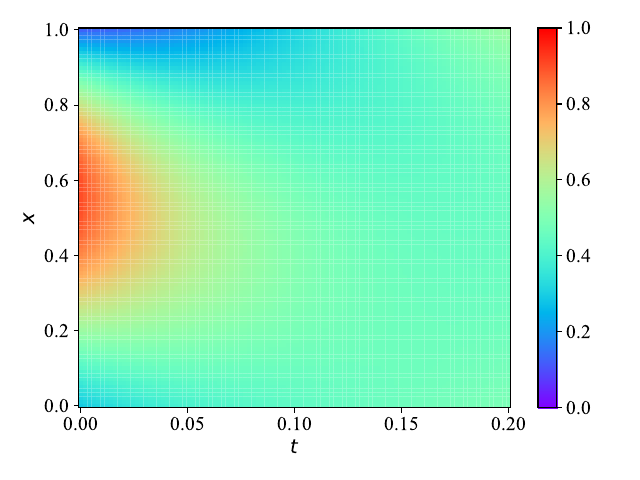

This figure's Python source:
import random
import numpy as np
import matplotlib.pyplot as plt
import torch
import torch.nn as nn


seed = 42069
random.seed(seed)
np.random.seed(seed)
torch.manual_seed(seed)


# Boundary2: Dirichlet
# Boundary1: Neumann


model_u = nn.Sequential(
    nn.Linear(2, 50),
    nn.Tanh(),
    nn.Linear(50, 50),
    nn.Tanh(),
    nn.Linear(50, 50),
    nn.Tanh(),
    nn.Linear(50, 50),
    nn.Tanh(),
    nn.Linear(50, 1),
)


model_c = nn.Sequential(
    nn.Linear(1, 30),
    nn.Tanh(),
    nn.Linear(30, 30),
    nn.Tanh(),
    nn.Linear(30, 30),
    nn.Tanh(),
    nn.Linear(30, 1),
)


def initial_condition(x):
    return torch.sin(np.pi * x)


T0 = 0.0
T1 = 0.2
X0 = 0.0
X1 = 1.0

n_data = 100

t_i = torch.ones((n_data // 2, 1)) * T0
x_i = torch.rand((n_data // 2, 1)) * (X1 - X0) + X0
u_i = initial_condition(x_i)
tx_i = torch.cat((t_i, x_i), dim=1)


t_b = torch.rand((n_data // 2, 1)) * (T1 - T0) + T0
x_b = torch.ones((n_data // 2, 1)) * X0
tx_b = torch.cat((t_b, x_b), dim=1)


n_pinn = 10000
t_pinn = torch.rand((n_pinn, 1)) * (T1 - T0) + T0
x_pinn = torch.rand((n_pinn, 1)) * (X1 - X0) + X0
tx_pinn = torch.cat((t_pinn, x_pinn), dim=1)


n_cost = 1000
t_j = torch.ones((n_cost, 1)) * T1
x_j = torch.rand((n_cost, 1)) * (X1 - X0) + X0
u_j = 0.5 * torch.ones((n_cost, 1))
tx_j = torch.cat((t_j, x_j), dim=1)


criterion = nn.MSELoss()
optimizer = torch.optim.LBFGS(
    (*model_u.parameters(), *model_c.parameters()),
    lr=1,
    max_iter=10000,
    line_search_fn="strong_wolfe",
)
# optimizer = torch.optim.LBFGS(model_u.parameters(), lr=1, max_iter=10000, line_search_fn="strong_wolfe")

model_u_jacobian = torch.vmap(torch.func.grad(lambda x: model_u(x).squeeze()))
model_u_hessian = torch.vmap(torch.func.hessian(lambda x: model_u(x).squeeze()))

max_epochs = 10000
epoch = 0

beta_b = 1.0
beta_f = 1.0
beta_j = 1.0


def closure():
    global epoch
    epoch += 1

    if epoch > max_epochs:
        raise KeyboardInterrupt

    optimizer.zero_grad()

    ib_loss = 0

    u_pred = model_u(tx_i)
    ib_loss += criterion(u_pred, u_i)

    u_b_jacobian = model_u_jacobian(tx_b)[:, 1]
    c = model_c(t_b)[:, 0]
    ib_loss += criterion(u_b_jacobian, c)

    u_t = model_u_jacobian(tx_pinn)[:, 0]
    u_xx = model_u_hessian(tx_pinn)[:, 1, 1]
    f = u_t - u_xx
    physics_loss = torch.mean(f**2)

    u_j_pred = model_u(tx_j)
    cost = criterion(u_j_pred, u_j)

    loss = beta_b * ib_loss + beta_f * physics_loss + beta_j * cost
    loss.backward()

    print(
        f"Epoch: {epoch:5d}, IB: {ib_loss.item():.8f}, F: {physics_loss.item():.8f}, C: {cost.item():.8f}"
    )

    return loss


while True:
    try:
        optimizer.step(closure)
    except KeyboardInterrupt:
        break


with torch.no_grad():
    plt.rcParams["font.family"] = "Times New Roman"
    plt.rcParams["font.size"] = 14

    n = 100
    t = torch.linspace(T0, T1, n)
    x = torch.linspace(X0, X1, n)
    tt, xx = torch.meshgrid(t, x, indexing="xy")
    ttxx = torch.stack((tt.flatten(), xx.flatten()), dim=1)
    uu = model_u(ttxx)
    un = torch.reshape(uu, tt.shape)

    plt.figure()
    plt.pcolormesh(t, x, un, cmap="rainbow", vmin=0.0, vmax=1.0)
    plt.colorbar()
    plt.xlabel(r"$t$")
    plt.ylabel(r"$x$")
    plt.tight_layout()
    plt.savefig("heat1d_optimal_control_boundary1.pdf")
    plt.show()

    cc = model_c(t.unsqueeze(1))

    plt.figure()
    plt.plot(t, cc[:, 0])
    plt.xlabel(r"$t$")
    plt.ylabel(r"$c$")
    plt.tight_layout()
    plt.savefig("heat1d_optimal_control_boundary1_control.pdf")
    plt.show()

    t1 = torch.ones(n) * T0
    t2 = torch.ones(n) * (T0 + T1) / 2.0
    t3 = torch.ones(n) * T1
    tx1 = torch.stack((t1, x), dim=1)
    tx2 = torch.stack((t2, x), dim=1)
    tx3 = torch.stack((t3, x), dim=1)
    tx = torch.cat((tx1, tx2, tx3), dim=0)
    u = model_u(tx)
    u1 = u[:n, 0]
    u2 = u[n : 2 * n, 0]
    u3 = u[2 * n :, 0]

    plt.figure()
    plt.plot(x, u1)
    plt.xlabel(r"$x$")
    plt.ylabel(r"$u$")
    plt.ylim([0.0, 1.0])
    plt.tight_layout()
    plt.savefig("heat1d_optimal_control_boundary1_slice1.pdf")
    plt.show()

    plt.figure()
    plt.plot(x, u2)
    plt.xlabel(r"$x$")
    plt.ylabel(r"$u$")
    plt.ylim([0.0, 1.0])
    plt.tight_layout()
    plt.savefig("heat1d_optimal_control_boundary1_slice2.pdf")
    plt.show()

    plt.figure()
    plt.plot(x, u3)
    plt.xlabel(r"$x$")
    plt.ylabel(r"$u$")
    plt.ylim([0.0, 1.0])
    plt.tight_layout()
    plt.savefig("heat1d_optimal_control_boundary1_slice3.pdf")
    plt.show()
